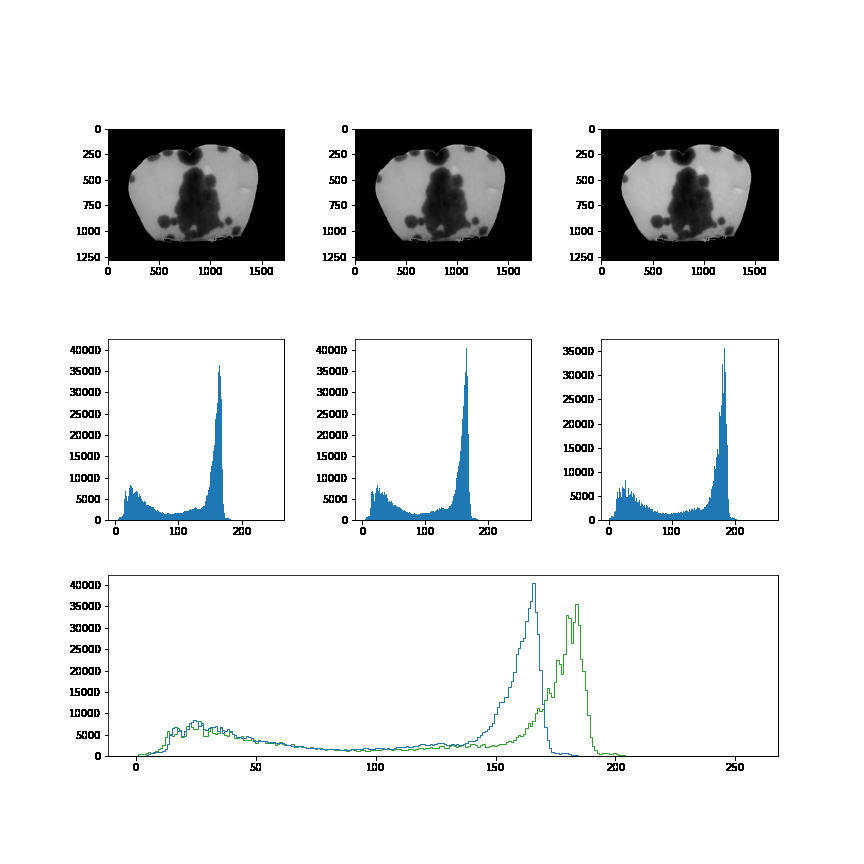
#> input picture src/Different_Outliers.png, 864 x 864 px
$ python -i image_alignment.py   (imports and definitions only)   (Python 2 division)
#> lines starting #> are read from the running program, lines starting #| are printed output that depends on the picture
import sys
import cv2
import numpy as np
import image_shapes as shapes
import principal_component as pca
from skimage import io
import math
import JSON_functions as JSONfunc
import image_utilities as img_util
import image_keypoints as img_key
from os import path, listdir

# [280 lines left out: functions shapeStatistics, match_images, combine_imgs, align_images, add_keypoints, get_edge_keypoints and 2 more, not called in this run]


# [2 lines not run here, left out]

>>> import cv2
>>> picture = cv2.imread('Different_Outliers.png', cv2.IMREAD_GRAYSCALE)
#> picture: shape (864, 864); min 0, max 255, mean 229.6
>>> result = shapeStatistics(picture)
#> in shapeStatistics, `moments = cv2.moments(shape_image)`: moments = moments, m00 171363420, centre m10/m00, m01/m00 = (431.9, 449.7)
#> in shapeStatistics, `center = moments["m10"]/moments["m00"], moments["m01"]/moments["m00"]`: center = (431.9, 449.7)
#> in shapeStatistics, `area = moments["m00"]`: area = 171363420
#> in shapeStatistics, `u20 = moments["mu20"]/moments["m00"]`: u20 = 64066.4
#> in shapeStatistics, `u02 = moments["mu02"]/moments["m00"]`: u02 = 63301.7
#> in shapeStatistics, `u11 = moments["mu11"]/moments["m00"]`: u11 = 279.8
#> in shapeStatistics, `angle = (180 / np.pi) * 0.5 * np.arctan(2*u11 / (u20 - u02))`: angle = 18.1
#> in shapeStatistics, `rotation = cv2.getRotationMatrix2D(center, -angle, 1)`: rotation = [[0.951, -0.311, 161.1], [0.311, 0.951, -111.9]]
#> in shapeStatistics, `aligned = cv2.warpAffine(shape_image, rotation, shape_image.shape, fla..`:
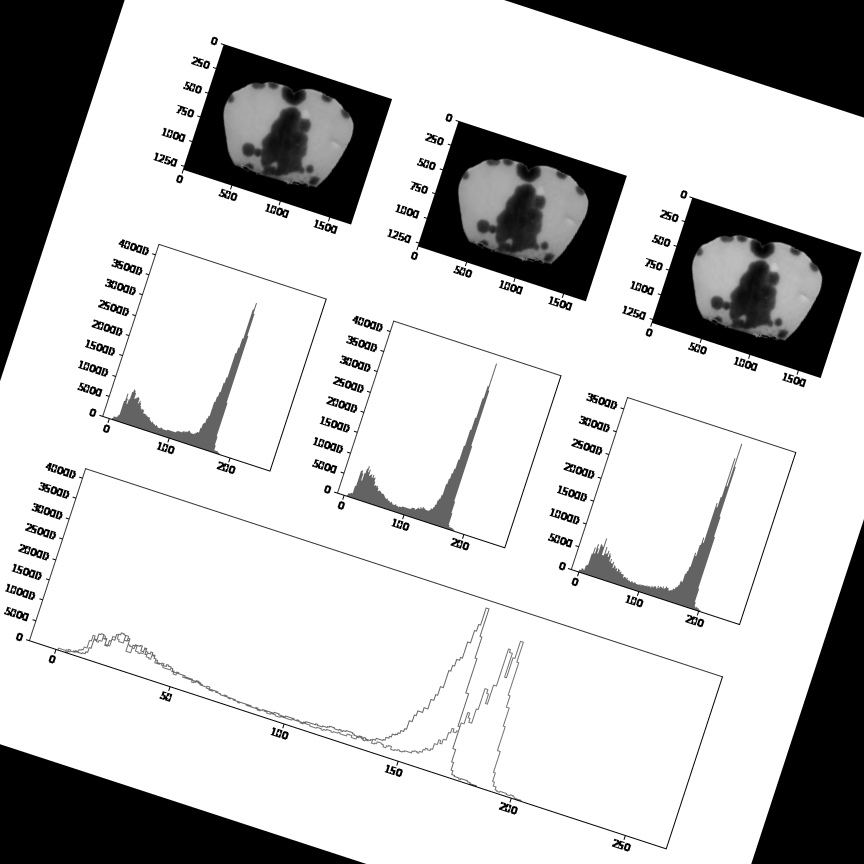
#> aligned: shape (864, 864); min 0, max 255, mean 200.1
#> in shapeStatistics, `flat_moments = cv2.moments(aligned)`: flat_moments = moments, m00 149347759, centre m10/m00, m01/m00 = (427.8, 452.8)
#> in shapeStatistics, `angle += 180`: angle = 198.1
#> in shapeStatistics, `length = np.sqrt(2*(u20 + u02 + np.sqrt(4*(u11**2) + (u20-u02)**2)))`: length = 506.6
#> in shapeStatistics, `width = np.sqrt(2*(u20 + u02 - np.sqrt(4*(u11**2) + (u20-u02)**2)))`: width = 502.8
#> result = ((431.9, 449.7), 171363420, 198.1, 506.6, 502.8)
